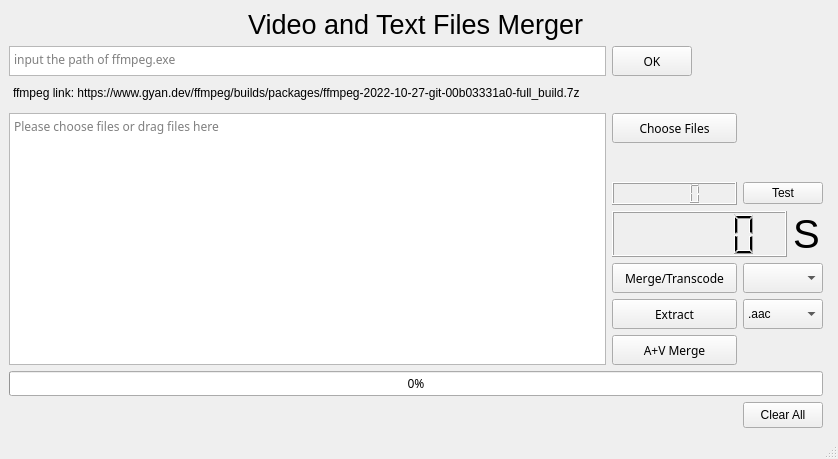
<?xml version="1.0" encoding="UTF-8"?>
<ui version="4.0">
 <class>MainWindow</class>
 <widget class="QMainWindow" name="MainWindow">
  <property name="geometry">
   <rect>
    <x>0</x>
    <y>0</y>
    <width>838</width>
    <height>459</height>
   </rect>
  </property>
  <property name="windowTitle">
   <string>MERGE</string>
  </property>
  <property name="windowIcon">
   <iconset>
    <normaloff>D:/yingongsui/Pictures/icon.png</normaloff>D:/yingongsui/Pictures/icon.png</iconset>
  </property>
  <widget class="QWidget" name="centralwidget">
   <layout class="QGridLayout" name="gridLayout_10">
    <item row="5" column="0" rowspan="7" colspan="2">
     <widget class="MyTextViewer" name="MyTBrowser">
      <property name="minimumSize">
       <size>
        <width>0</width>
        <height>0</height>
       </size>
      </property>
      <property name="font">
       <font>
        <family>Microsoft YaHei</family>
       </font>
      </property>
      <property name="verticalScrollBarPolicy">
       <enum>Qt::ScrollBarAlwaysOff</enum>
      </property>
      <property name="horizontalScrollBarPolicy">
       <enum>Qt::ScrollBarAlwaysOff</enum>
      </property>
      <property name="sizeAdjustPolicy">
       <enum>QAbstractScrollArea::AdjustToContents</enum>
      </property>
      <property name="placeholderText">
       <string>Please choose files or drag files here</string>
      </property>
     </widget>
    </item>
    <item row="2" column="0" colspan="2">
     <widget class="MyTextEdit" name="textEdit">
      <property name="maximumSize">
       <size>
        <width>16777215</width>
        <height>30</height>
       </size>
      </property>
      <property name="font">
       <font>
        <family>Microsoft YaHei</family>
       </font>
      </property>
      <property name="mouseTracking">
       <bool>false</bool>
      </property>
      <property name="acceptDrops">
       <bool>true</bool>
      </property>
      <property name="verticalScrollBarPolicy">
       <enum>Qt::ScrollBarAlwaysOff</enum>
      </property>
      <property name="horizontalScrollBarPolicy">
       <enum>Qt::ScrollBarAlwaysOff</enum>
      </property>
      <property name="placeholderText">
       <string>input the path of ffmpeg.exe</string>
      </property>
     </widget>
    </item>
    <item row="10" column="3">
     <widget class="QComboBox" name="exacomboBox">
      <property name="minimumSize">
       <size>
        <width>80</width>
        <height>30</height>
       </size>
      </property>
      <property name="font">
       <font>
        <family>Microsoft YaHei UI</family>
       </font>
      </property>
      <item>
       <property name="text">
        <string>.aac</string>
       </property>
      </item>
      <item>
       <property name="text">
        <string>.mp4</string>
       </property>
      </item>
      <item>
       <property name="text">
        <string>.mp3</string>
       </property>
      </item>
     </widget>
    </item>
    <item row="5" column="2">
     <widget class="QPushButton" name="File1Button">
      <property name="minimumSize">
       <size>
        <width>125</width>
        <height>30</height>
       </size>
      </property>
      <property name="maximumSize">
       <size>
        <width>100</width>
        <height>30</height>
       </size>
      </property>
      <property name="font">
       <font>
        <family>Microsoft YaHei</family>
       </font>
      </property>
      <property name="text">
       <string>Choose Files</string>
      </property>
     </widget>
    </item>
    <item row="11" column="2">
     <widget class="QPushButton" name="avmButton">
      <property name="minimumSize">
       <size>
        <width>80</width>
        <height>30</height>
       </size>
      </property>
      <property name="font">
       <font>
        <family>Microsoft YaHei</family>
       </font>
      </property>
      <property name="text">
       <string>A+V Merge</string>
      </property>
     </widget>
    </item>
    <item row="7" column="2">
     <widget class="QLCDNumber" name="testlcdNumber"/>
    </item>
    <item row="9" column="3">
     <widget class="QComboBox" name="typecomboBox">
      <property name="minimumSize">
       <size>
        <width>80</width>
        <height>30</height>
       </size>
      </property>
      <property name="maximumSize">
       <size>
        <width>80</width>
        <height>30</height>
       </size>
      </property>
      <property name="font">
       <font>
        <family>Microsoft YaHei UI</family>
       </font>
      </property>
      <property name="placeholderText">
       <string>Type</string>
      </property>
      <item>
       <property name="text">
        <string>.mp4</string>
       </property>
      </item>
      <item>
       <property name="text">
        <string>.avi</string>
       </property>
      </item>
     </widget>
    </item>
    <item row="2" column="2" colspan="3">
     <widget class="QPushButton" name="ffmpegButton">
      <property name="maximumSize">
       <size>
        <width>80</width>
        <height>30</height>
       </size>
      </property>
      <property name="font">
       <font>
        <family>Microsoft YaHei</family>
       </font>
      </property>
      <property name="text">
       <string>OK</string>
      </property>
     </widget>
    </item>
    <item row="9" column="2">
     <widget class="QPushButton" name="mergeButton">
      <property name="minimumSize">
       <size>
        <width>125</width>
        <height>30</height>
       </size>
      </property>
      <property name="maximumSize">
       <size>
        <width>125</width>
        <height>30</height>
       </size>
      </property>
      <property name="font">
       <font>
        <family>Microsoft YaHei</family>
        <pointsize>9</pointsize>
       </font>
      </property>
      <property name="text">
       <string>Merge/Transcode</string>
      </property>
     </widget>
    </item>
    <item row="8" column="2" colspan="2">
     <layout class="QHBoxLayout" name="horizontalLayout">
      <item>
       <widget class="QLCDNumber" name="lcdNumber">
        <property name="frameShape">
         <enum>QFrame::Box</enum>
        </property>
       </widget>
      </item>
      <item>
       <widget class="QLabel" name="label_3">
        <property name="maximumSize">
         <size>
          <width>30</width>
          <height>16777215</height>
         </size>
        </property>
        <property name="font">
         <font>
          <pointsize>30</pointsize>
         </font>
        </property>
        <property name="text">
         <string>S</string>
        </property>
       </widget>
      </item>
     </layout>
    </item>
    <item row="7" column="3">
     <widget class="QPushButton" name="testButton">
      <property name="text">
       <string>Test</string>
      </property>
     </widget>
    </item>
    <item row="15" column="0" colspan="4">
     <widget class="QProgressBar" name="progressBar">
      <property name="font">
       <font>
        <family>Yu Gothic</family>
       </font>
      </property>
      <property name="value">
       <number>0</number>
      </property>
      <property name="alignment">
       <set>Qt::AlignCenter</set>
      </property>
     </widget>
    </item>
    <item row="10" column="2">
     <widget class="QPushButton" name="extractButton">
      <property name="minimumSize">
       <size>
        <width>80</width>
        <height>30</height>
       </size>
      </property>
      <property name="font">
       <font>
        <family>Microsoft YaHei</family>
       </font>
      </property>
      <property name="text">
       <string>Extract</string>
      </property>
     </widget>
    </item>
    <item row="16" column="3">
     <widget class="QPushButton" name="clearButton">
      <property name="minimumSize">
       <size>
        <width>0</width>
        <height>0</height>
       </size>
      </property>
      <property name="maximumSize">
       <size>
        <width>200</width>
        <height>30</height>
       </size>
      </property>
      <property name="layoutDirection">
       <enum>Qt::LeftToRight</enum>
      </property>
      <property name="text">
       <string>Clear All</string>
      </property>
     </widget>
    </item>
    <item row="0" column="0" colspan="4" alignment="Qt::AlignHCenter">
     <widget class="QLabel" name="label">
      <property name="maximumSize">
       <size>
        <width>16777215</width>
        <height>70</height>
       </size>
      </property>
      <property name="font">
       <font>
        <family>Microsoft YaHei UI</family>
        <pointsize>20</pointsize>
       </font>
      </property>
      <property name="text">
       <string>Video and Text Files Merger</string>
      </property>
     </widget>
    </item>
    <item row="3" column="0">
     <widget class="QTextBrowser" name="textBrowser">
      <property name="maximumSize">
       <size>
        <width>16777215</width>
        <height>25</height>
       </size>
      </property>
      <property name="styleSheet">
       <string notr="true">background-color : rgba(255,255,255,0%)</string>
      </property>
      <property name="frameShape">
       <enum>QFrame::NoFrame</enum>
      </property>
      <property name="verticalScrollBarPolicy">
       <enum>Qt::ScrollBarAlwaysOff</enum>
      </property>
      <property name="horizontalScrollBarPolicy">
       <enum>Qt::ScrollBarAlwaysOff</enum>
      </property>
      <property name="html">
       <string>&lt;!DOCTYPE HTML PUBLIC &quot;-//W3C//DTD HTML 4.0//EN&quot; &quot;http://www.w3.org/TR/REC-html40/strict.dtd&quot;&gt;
&lt;html&gt;&lt;head&gt;&lt;meta name=&quot;qrichtext&quot; content=&quot;1&quot; /&gt;&lt;meta charset=&quot;utf-8&quot; /&gt;&lt;style type=&quot;text/css&quot;&gt;
p, li { white-space: pre-wrap; }
hr { height: 1px; border-width: 0; }
li.unchecked::marker { content: &quot;\2610&quot;; }
li.checked::marker { content: &quot;\2612&quot;; }
&lt;/style&gt;&lt;/head&gt;&lt;body style=&quot; font-family:'Segoe UI'; font-size:9pt; font-weight:400; font-style:normal;&quot;&gt;
&lt;p style=&quot; margin-top:0px; margin-bottom:0px; margin-left:0px; margin-right:0px; -qt-block-indent:0; text-indent:0px;&quot;&gt;ffmpeg link: https://www.gyan.dev/ffmpeg/builds/packages/ffmpeg-2022-10-27-git-00b03331a0-full_build.7z&lt;/p&gt;&lt;/body&gt;&lt;/html&gt;</string>
      </property>
     </widget>
    </item>
   </layout>
  </widget>
  <widget class="QMenuBar" name="menubar">
   <property name="geometry">
    <rect>
     <x>0</x>
     <y>0</y>
     <width>838</width>
     <height>22</height>
    </rect>
   </property>
  </widget>
  <widget class="QStatusBar" name="statusbar"/>
 </widget>
 <customwidgets>
  <customwidget>
   <class>MyTextEdit</class>
   <extends>QTextEdit</extends>
   <header>MyOwnWidgets</header>
  </customwidget>
  <customwidget>
   <class>MyTextViewer</class>
   <extends>QTextBrowser</extends>
   <header>MyOwnWidgets</header>
  </customwidget>
 </customwidgets>
 <resources/>
 <connections/>
</ui>
